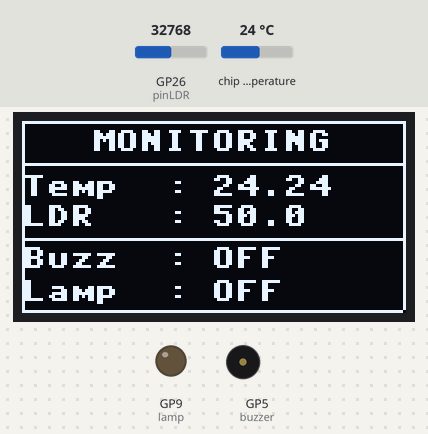
Bench run of a program on a simulated Raspberry Pi Pico running MicroPython. On the bench: 128×64 one-colour display, output pins drawn as LEDs (lit = HIGH), buzzer (waves = sounding, pin HIGH). The inputs (shaded band) are chosen by the test bench; at power-on: GP26 (pinLDR) = 32768, chip temperature 24 °C (analog values on the 0–65535 scale). Library files of the repository ran but are not shown: ssd1306.py; what the program prints to the serial console is not drawn.

Above: at 1.2 s.
1.3 s: GP26 (pinLDR) set to 20480
At 2.8 s:
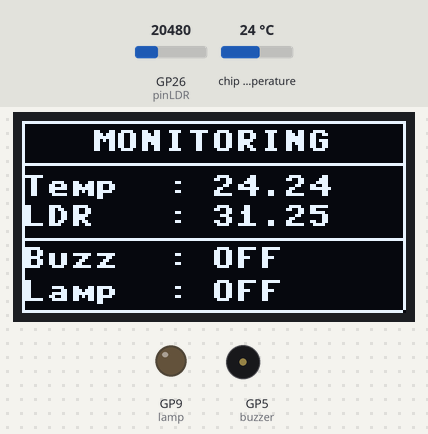
3.1 s: GP26 (pinLDR) set to 18784
At 4.4 s:
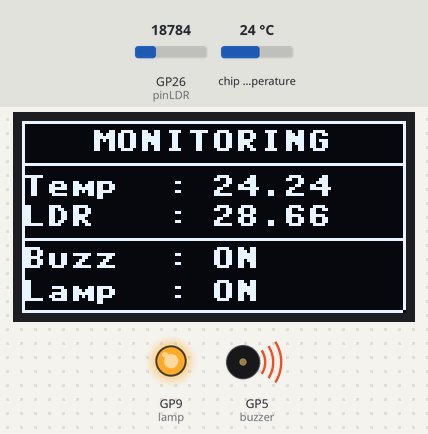
4.7 s: chip temperature set to 1 °C
At 5.2 s:
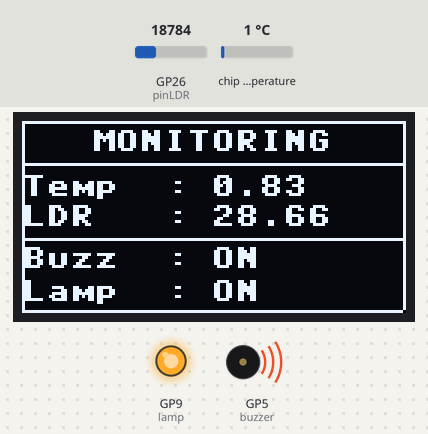
6.3 s: chip temperature set to 11 °C
At 6.9 s:
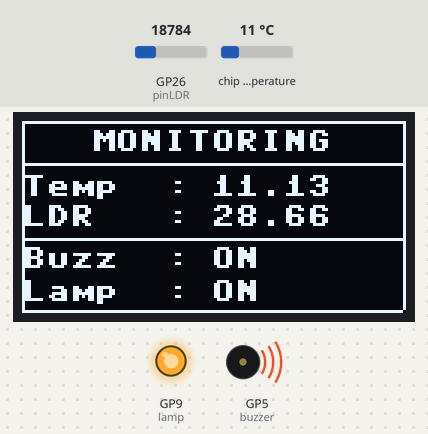
7.8 s: chip temperature set to 22 °C
At 8.7 s:
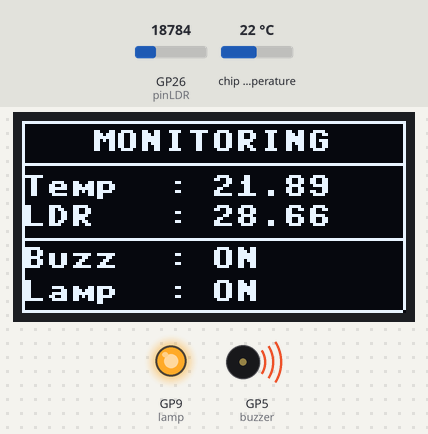
9.4 s: GP26 (pinLDR) set to 19660
At 10.5 s:
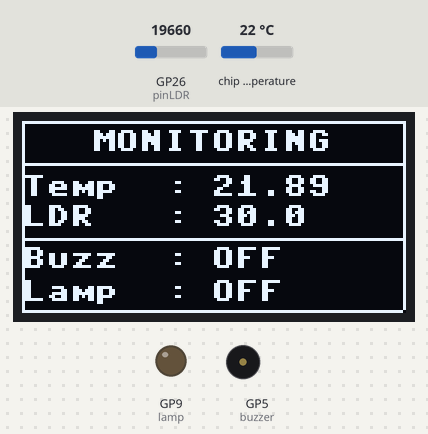
Timing chart, 0 to 12.0 s (numbered marks = the images above; inputs shaded):
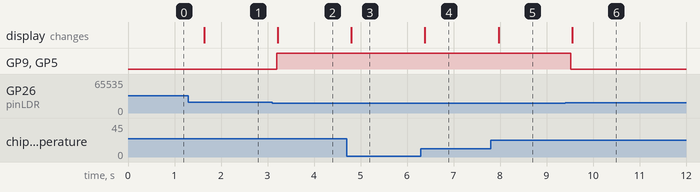

The program:

ldrOled.py
```python
from machine import Pin,ADC, I2C
from utime import sleep
from ssd1306 import SSD1306_I2C

i2c=I2C(0, sda=Pin(0), scl=Pin(1), freq=400000)
widht = 128
height= 64
display = SSD1306_I2C(widht, height, i2c)

pinLDR = ADC(26)
buzzer = Pin(5,Pin.OUT)
lamp = Pin(9,Pin.OUT)
suhu = ADC(4)

while True:
    nilaiADC = suhu.read_u16()
    voltage = nilaiADC * (3.3 / 65535.0)
    celcius = round(27 - (voltage - 0.706) / 0.001721,2)
    fahrenheit = celcius * (9/5) + 32

    dataLDR = pinLDR.read_u16()
    cahaya = round((dataLDR/(65535.0))*100,2)
    print("Internal Temperature:", celcius, "°C")
    print("Internal Temperature:", fahrenheit, "°F")

    print(cahaya)

    if cahaya >= 30:
        print("**********")
        stsBz = "OFF"
        stsLmp = "OFF"
        buzzer.off()
        lamp.off()
        print(" Alarm OFF ")
        print("**********")
    else:
        print("**********")
        stsBz = "ON"
        stsLmp ="ON"
        buzzer.on()
        lamp.on()
        print(" Alarm ON ")
        print("**********")

    display.fill(0)
    display.text('MONITORING',23, 3, 1)
    display.text('Temp  : ',0, 18, 1)
    display.text(str(celcius),63, 18, 1)
    display.text('LDR   : ',0, 28, 1)
    display.text(str(cahaya),63, 28, 1)
    display.text('Buzz  : ',0, 42, 1)
    display.text(str(stsBz),63, 42, 1)
    display.text('Lamp  : ',0, 53, 1)
    display.text(stsLmp,63, 53, 1)
    display.hline(0, 63, 127, 1)
    display.hline(0, 0, 127, 1)
    display.hline(0, 14, 127, 1)
    display.hline(0, 39, 127, 1)
    display.vline(0, 0, 63, 1)
    display.vline(127, 0, 63, 1)
    display.show()

    sleep(0.5)
```

Measured:
- the behaviour switches between 19664 and 19648 on GP26 (pinLDR) (found by bisection; images 1 and 2)
- after the input at 1.3 s, the display: changes after 0.34 s (image 1)
- after the input at 3.1 s, GP9 (lamp), GP5 (buzzer): LOW → HIGH after 0.09 s; the display: changes after 0.12 s (image 2)
- after the input at 4.7 s, the display: changes after 0.10 s (image 3)
- after the input at 6.3 s, the display: changes after 0.09 s (image 4)
- after the input at 7.8 s, the display: changes after 0.17 s (image 5)
- after the input at 9.4 s, GP9 (lamp), GP5 (buzzer): HIGH → LOW after 0.12 s; the display: changes after 0.15 s (image 6)
